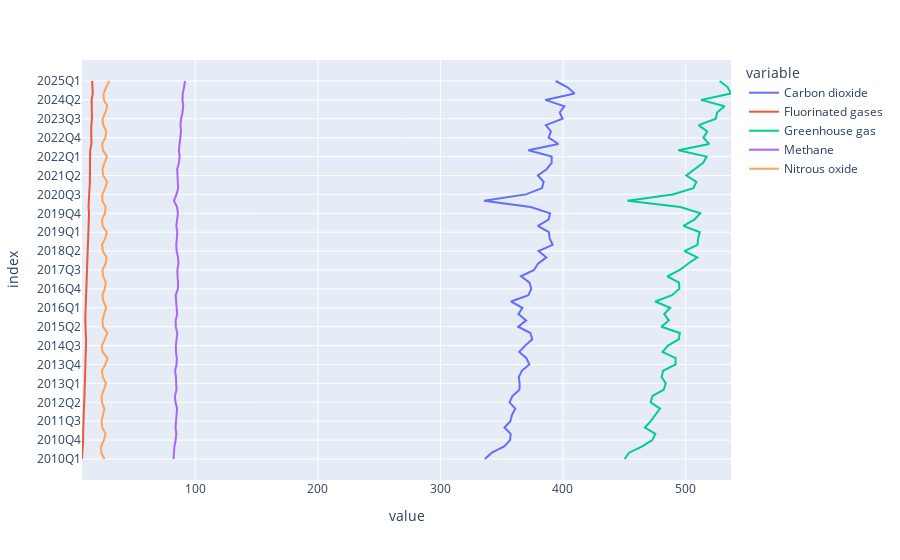

Source (notebook cell):
### Code cell
fig = px.line(gas_overtime, x=['Carbon dioxide', 'Fluorinated gases', 'Greenhouse gas', 'Methane', 'Nitrous oxide'], y='index')
fig.show()
